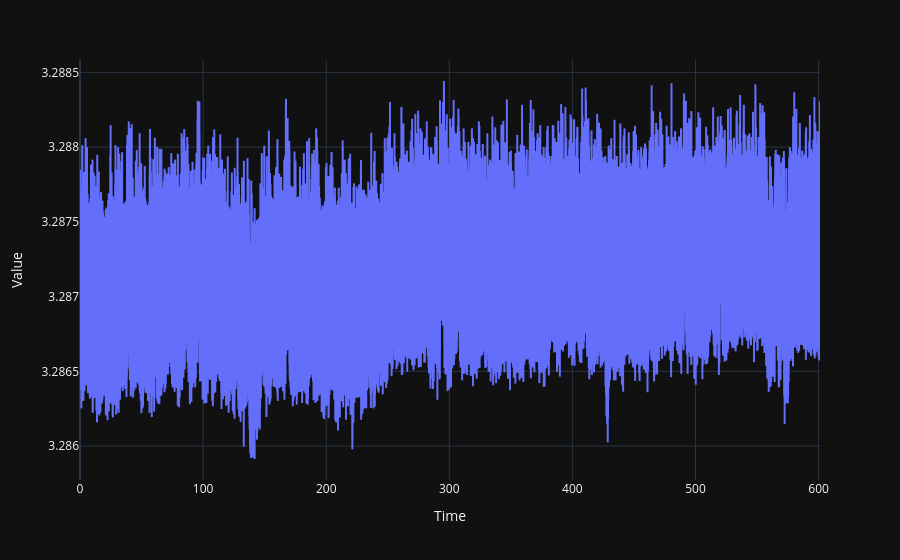

The notebook cell saved with this chart:
### Markdown cell above
For, example, plot data with plotly:

### Code cell
import plotly.express as px

fig=px.line(df, x="Time", y="Value")
fig.show()

### Figure 1 — Plotly figure (JSON) as saved in the notebook; plotly's stock layout.template omitted (floating-point values rounded to 4 significant figures; data arrays with more than 128 entries replaced by an {"elided": "..."} marker saying what was removed)
{"data": [{"hovertemplate": "Time=%{x}<br>Value=%{y}<extra></extra>", "legendgroup": "", "line": {"color": "#636efa", "dash": "solid"}, "marker": {"symbol": "circle"}, "mode": "lines", "name": "", "showlegend": false, "type": "scattergl", "x": {"elided": "120229 float values"}, "xaxis": "x", "y": {"elided": "120229 float values"}, "yaxis": "y"}], "layout": {"legend": {"tracegroupgap": 0}, "margin": {"t": 60}, "xaxis": {"anchor": "y", "domain": [0, 1], "title": {"text": "Time"}}, "yaxis": {"anchor": "x", "domain": [0, 1], "title": {"text": "Value"}}}}
